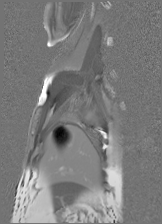
%> input picture AHASegment_Pipeline_ForDiane/Example/Data/11D05/11D05_6MO/LGE/series0103-Body/img0001--73.4937.dcm, 162 x 224 px
$ octave --eval "result = testLVvolume(imread('../../../../AHASegment_Pipeline_ForDiane/Example/Data/11D05/11D05_6MO/LGE/series0103-Body/img0001--73.4937.dcm'));"   (GNU Octave 9; MATLAB toolbox functions it lacks are replaced by stand-ins)
%> lines starting %> are read from the running program, lines starting %| are printed output that depends on the picture; in (x1, y1, x2, y2) boxes, pixels count from 0 and x2, y2 are one past the last pixel; in counts of white or black regions, pixels touching at a corner belong together; the program's own positions count from 1
### FFMap_IDEAL_fromChris/Example/Mask/FCM/kmeans.m
function [mu,mask]=kmeans(ima,k)
%%%%%%%%%%%%%%%%%%%%%%%%%%%%%%%%%%%%%%%%%%%%%%%%%%%%%%%%%%%%%
%
%   kmeans image segmentation
%
%   Input:
%          ima: grey color image
%          k: Number of classes
%   Output:
%          mu: vector of class means
%          mask: clasification image mask
%
%   Author: Jose Vicente Manjon Herrera
%    Email: jmanjon@fis.upv.es
%     Date: 27-08-2005
%
%%%%%%%%%%%%%%%%%%%%%%%%%%%%%%%%%%%%%%%%%%%%%%%%%%%%%%%%%%%%%

% check image

ima=double(ima);
copy=ima;           % make a copy
ima=ima(:);         % vectorize ima
s=size(copy);
mask=zeros(s);
if ima==0
for i=1:s(1)
for j=1:s(2),
  mask(i,j)=0;
end
end
mu=zeros(1,k);
return
end
copy=ima;         % make a copy
ima=ima(:);       % vectorize ima
mi=min(ima);      % deal with negative
ima=ima-mi+1;     % and zero values

s=length(ima);

% create image histogram

m=max(ima)+1;
h=zeros(1,m);
hc=zeros(1,m);

for i=1:s
  if(ima(i)>0) h(ima(i))=h(ima(i))+1;end;
end
ind=find(h);
hl=length(ind);

% initiate centroids

mu=(1:k)*double(m)/(k+1);

% start process

while(true)

  oldmu=mu;
  % current classification

  for i=1:hl
      c=abs(ind(i)-mu);
      cc=find(c==min(c));
      hc(ind(i))=cc(1);
  end

  %recalculation of means

  for i=1:k,
      a=find(hc==i);
      mu(i)=sum(a.*h(a))/sum(h(a)+eps);
  end

  if(mu==oldmu) break;end;

end

% calculate mask
s=size(copy);
mask=zeros(s);
for i=1:s(1),
for j=1:s(2),
  c=abs(copy(i,j)-mu);
  a=find(c==min(c));
  mask(i,j)=a(1);
end
end

mu=mu+mi-1;   % recover real range

### multitasking_versioncontrol-main_dce/multitasking_versioncontrol-main_dce/supporting/recon/testLVvolume.m
function diastoleIdx = testLVvolume(img,maskseed)

cbins = size(img,3);
%> cbins = 1
img = abs(img)/max(abs(img(:)));
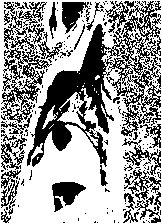
%> img: size 224x162 uint16; values 0 (black) and 1 (white), 61.9% white; 212 black regions (183 under 20 px), largest, box (x1, y1, x2, y2) and area: (27, 1, 161, 167) 7238, (1, 2, 52, 123) 1921, (52, 182, 86, 212) 567
if nargin < 2 || size(maskseed,1)~=size(img,1) || size(maskseed,2)~=size(img,2)
    maskseed = zeros(size(img(:,:,1)));
%> maskseed: size 224x162 double; every value is 0
    maskseed(floor(size(img,1)/2),floor(size(img,2)/2)) = 1;
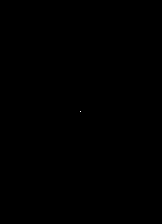
%> maskseed: size 224x162 double; values 0 (black) and 1 (white), 0% white in thin lines or dots, all inside (x1, y1, x2, y2) = (80, 111, 81, 112)
end
useMaskseed = true;

b = zeros(size(img));
mask = zeros(size(img));
masksum = zeros(1,cbins);
clusters = 3;
for n = 1:cbins
    temp = imfill(img(:,:,n));
    [a,~] = kmeans(temp(:),clusters);
    a = reshape(a,size(img,1),size(img,2));
    b(:,:,n) = a;
    for nn = 1:clusters
        width(nn) = find(sum(a==nn)>0,1,'last') - find(sum(a==nn)>0,1) + 1;
    end
    [~,idx] = min(width);
    temp = zeros(size(img,1),size(img,2));
    temp(a==idx) = 0.6;
    temp(maskseed==1) = 1;
    b(:,:,n) = temp;
    if useMaskseed
% [5 lines of commented-out code are left out]
        idxSeed = find(a.*maskseed==idx,1);
        maskseednew = maskseed;
        while isempty(idxSeed)
            se = strel('disk',5);
            maskseednew = imdilate(maskseednew,se);
            idxSeed = find(a.*maskseednew==idx,1);
        end

        roiPosition(1) = mod(idxSeed,size(img,1));
        roiPosition(2) = ceil(idxSeed/size(img,1));
        mask(:,:,n) = grayconnected(a,roiPosition(1),roiPosition(2));

        se = strel('disk',15);
        mask(:,:,n) = imclose(mask(:,:,n),se);
        masksum(n)  = sum(sum(mask(:,:,n)>0));
% [8 lines of commented-out code are left out]
    else
        sumn(n) = sum(a(:)==idx);
        mask(:,:,n) = (a==idx);
        se = strel('disk',7);
        mask(:,:,n) = imclose(mask(:,:,n),se);
        mask(:,:,n) = imopen(mask(:,:,n),se);
    end
end
if useMaskseed
    tempmean = mean(masksum);
    for n = 2:cbins
        if masksum(n)<tempmean/4
            masksum(n) = masksum(n-1);
        end
    end

    masksum = repmat(masksum,1,3);
    masksum = conv(conv(masksum,ones(1,5),'same'),ones(1,3),'same');
    masksum = masksum(cbins+1:cbins*2);
    [~,sumMax] = max(masksum);
    if abs(sumMax - cbins/2 - 1) <= cbins/4
        diastoleIdx = floor(cbins/2) + 1;
    else
        diastoleIdx = 1;
    end
%     implayZoom(b);
%     implayZoom(mask);
else
    diff = abs(mask(:,:,1) - mask(:,:,end));
    diffsum(1) = sum(diff(:));
    for n = 2:cbins
        diff = abs(mask(:,:,n) - mask(:,:,n-1));
        diffsum(n) = sum(sum(diff(:)));
    end
    diffsum = repmat(diffsum,1,3);
    diffsum = conv(conv(diffsum,ones(1,5),'same'),ones(1,5),'same');
    diffsum = diffsum(cbins+1:cbins*2);
    %figure;plot(diffsum);
    %implayZoom(img/max(abs(img(:))));
    [~,diffMin] = min(diffsum);
    if abs(diffMin - cbins/2 - 1) <= cbins/4
        diastoleIdx = floor(cbins/2) + 1;
    else
        diastoleIdx = 1;
    end
end

% [23 lines of commented-out code are left out]
%> (the run ends here)
